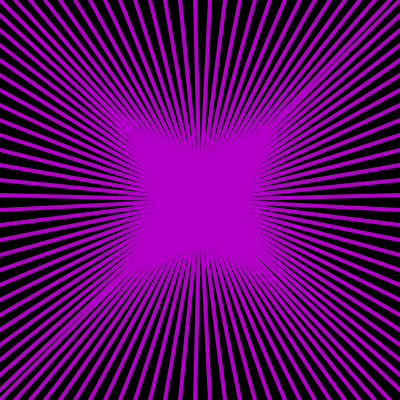
Frame 1 (no input)
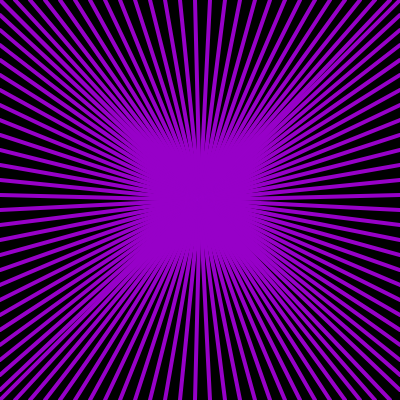
Frame 60 (no input)
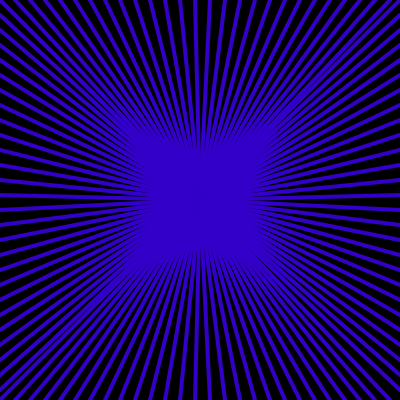
Frame 120 (the mouse pressed at the canvas centre since frame 60)

The p5.js sketch that drew these frames (run headless with seeded random() and noise() and a simulated clock; from frame 60 on, the mouse is pressed at the canvas centre):

// p5.js sketch
// ── sketch.js
function setup() {
  createCanvas(400,400);
}

function draw() {
  background(0);
  strokeWeight(4);
  stroke(random(250),0,200);
  
 for (var i = 0; i<= width; i += 15){
    beginShape();
    vertex(0,i);
    vertex(200,200);
    endShape();
     
    beginShape();
    vertex(i,0);
    vertex(200,200);
    endShape();
 }
    
for (var y = 0; y<= height; y += 15){//lines set 2
    beginShape();
    vertex(200,200);
    vertex(400,y);
    endShape();
     
    beginShape();
    vertex(200,200);
    vertex(y,400);
    endShape();
  }
}
  
